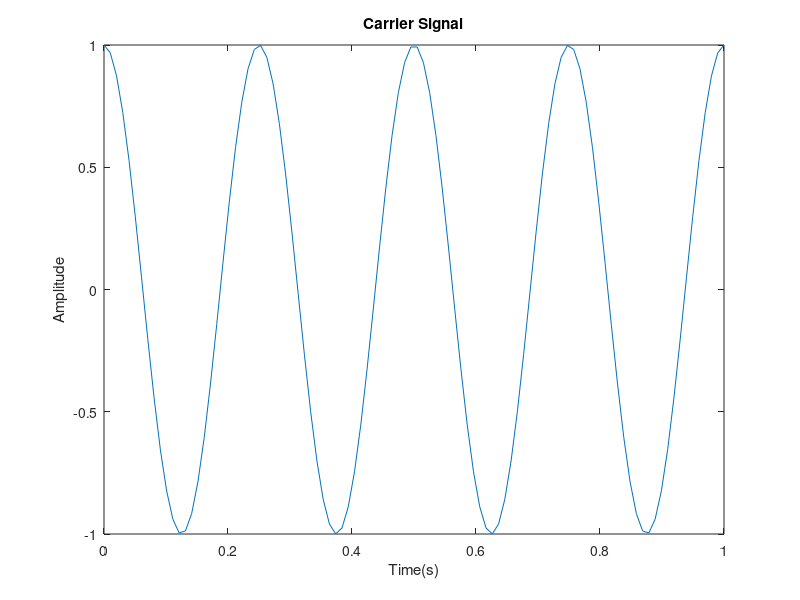
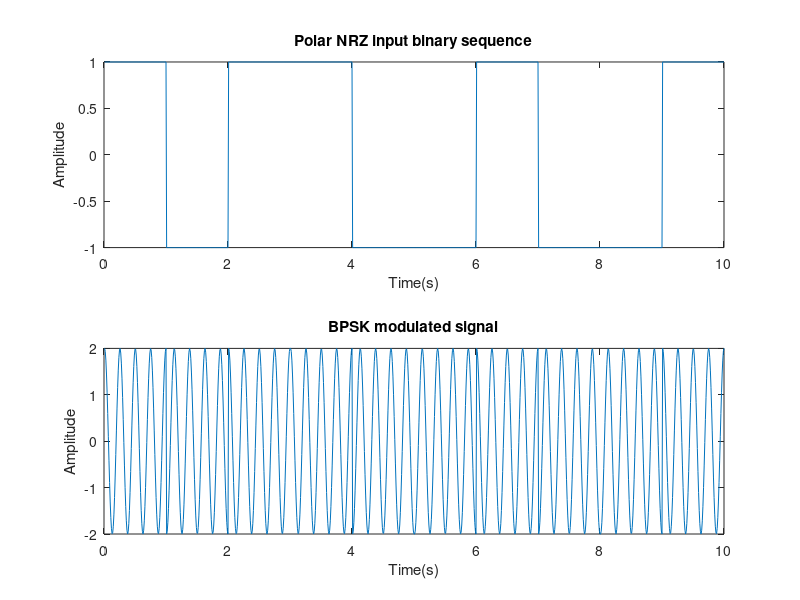
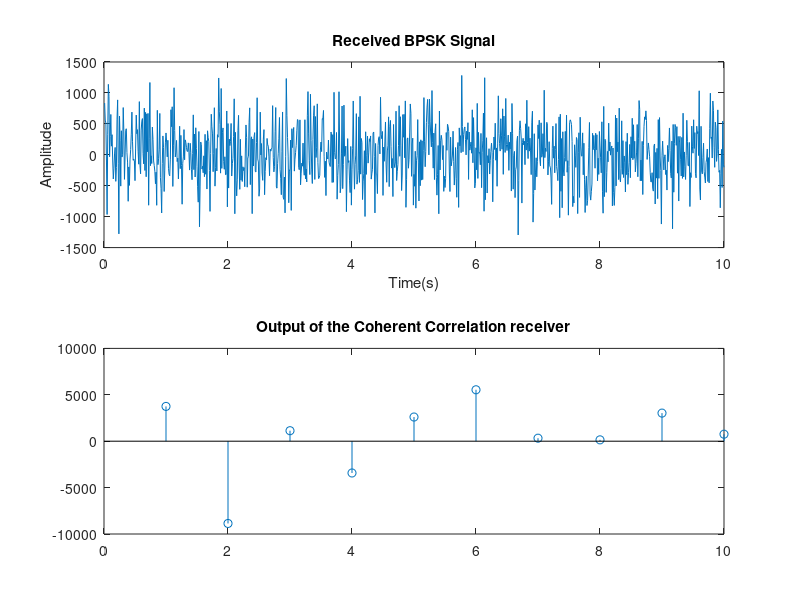
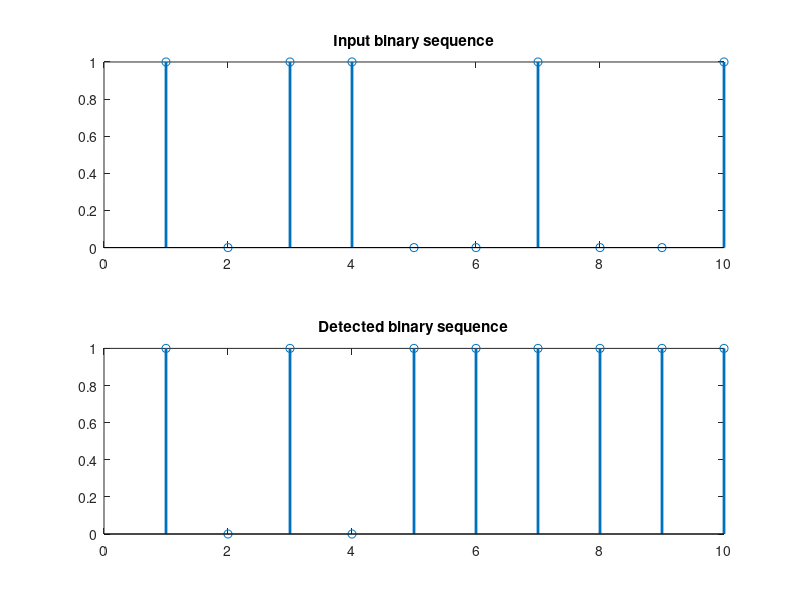

The MATLAB script that drew these images, in order:
% BPSK Modulation and Demodulation
clc;
clear all;
close all;

binary_sequence = [1 0 1 1 0 0 1 0 0 1];
number_bits = length(binary_sequence);

% Define Parameters
Eb = 2;
Tb = 1;
Ac = 1;
nc = 4;
fc = nc/Tb;
tf = 99;
t = 0:1/tf:1;
tn = 0:1/(tf+1):number_bits;
tt = tn(1,2:end);

% Carrier Signal
wc = 2*pi*fc;
xc = Ac*cos(wc*t);

% Polar NRZ signal generation
NRZ = [];
for m = 1:number_bits
    if binary_sequence(m) == 1
        NRZ = [NRZ ones(1,length(t))];
    else
        NRZ = [NRZ -ones(1,length(t))];
    end
end

% BPSK Signal Generation
TX = [];
for n = 1:number_bits
    if binary_sequence(n) == 1
        TX = [TX sqrt(2*Eb/Tb)*cos(2*pi*fc*t)];
    else
        TX = [TX -sqrt(2*Eb/Tb)*cos(2*pi*fc*t)];
    end
end

% Manually AWGN noise add
SNR = -50;
Ps = mean(abs(TX).^2);
Pn = Ps/(10^(SNR/10));
noise = sqrt(Pn) * randn(1,length(TX));
RX = TX + noise;

% Coherent Demodulation
LO = sqrt(2/Tb)*cos(2*pi*fc*t);
BINSEQDET = [];
CS = [];
for n = 1:number_bits
    temp = RX([(n-1)*(tf+1)+1:n*(tf+1)]);
    S = sum(temp.*LO);
    CS = [CS S];
    if (S>0)
        BINSEQDET = [BINSEQDET 1];
    else
        BINSEQDET = [BINSEQDET 0];
    end
end

bit_errors = sum(abs(BINSEQDET - binary_sequence));
disp(['Total Bit Errors: ', num2str(bit_errors)]);

figure(1)
plot(t,xc)
title('Carrier Signal')
xlabel('Time(s)');
ylabel('Amplitude');

figure(2)
subplot(2,1,1)
plot(tt,NRZ)
title('Polar NRZ input binary sequence')
xlabel('Time(s)');
ylabel('Amplitude');

subplot(2,1,2)
plot(tt,TX(1,1:length(tt)));
title('BPSK modulated signal')
xlabel('Time(s)');
ylabel('Amplitude');

figure(3)
subplot(2,1,1)
plot(tt,RX(1,1:length(tt)));
title('Received BPSK Signal')
xlabel('Time(s)');
ylabel('Amplitude');

subplot(2,1,2)
stem(CS);
title('Output of the Coherent Correlation receiver');

figure(4)
subplot(2,1,1)
stem(binary_sequence,'Linewidth',2)
title('Input binary sequence');

subplot(2,1,2)
stem(BINSEQDET,'Linewidth',2)
title('Detected binary sequence');
